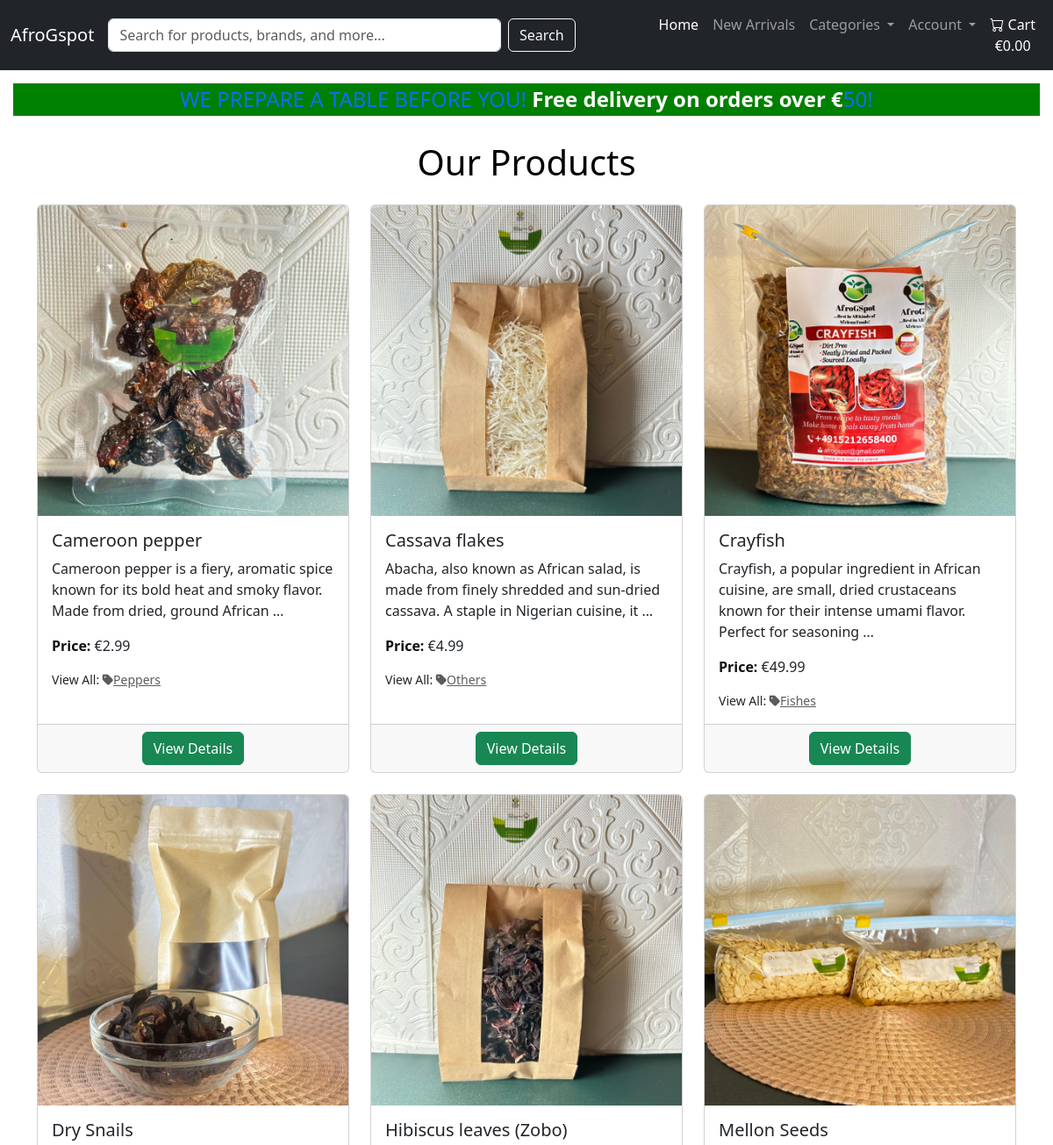
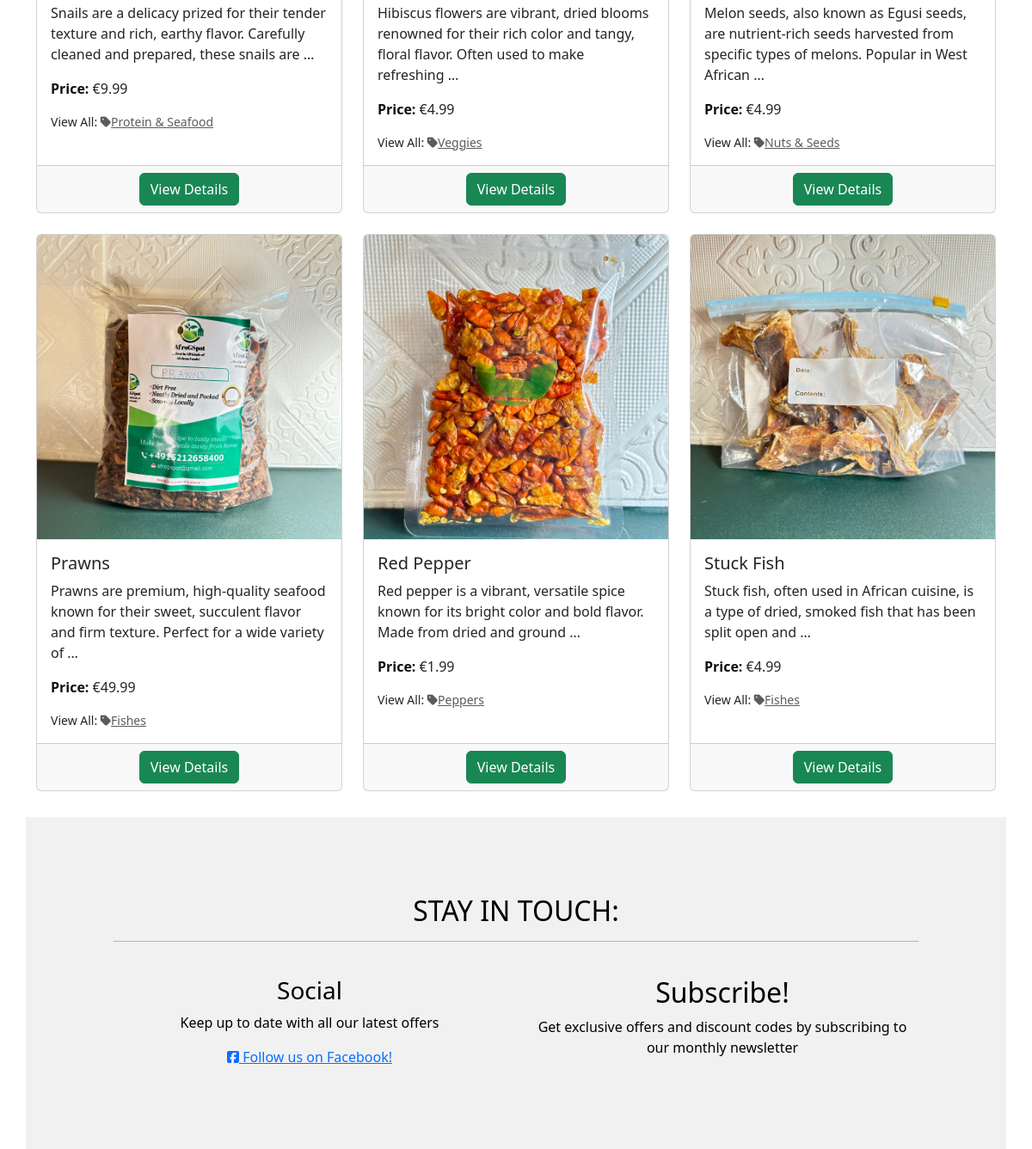
The page /product_catalog/ on the database its author committed (2 pictures, top to bottom).
### product_catalog/models.py (models this page shows, shortened)
class Product(models.Model):
    name = models.CharField(max_length=255)
    sku = models.CharField(max_length=254, null=True, blank=True)
    category = models.ForeignKey(Category, null=True, blank=True, related_name='products', on_delete=models.SET_NULL)
    description = models.TextField()
    price = models.DecimalField(max_digits=10, decimal_places=2)
    discount_price = models.DecimalField(max_digits=10, decimal_places=2, null=True, blank=True)
    stock = models.IntegerField()
    image = models.ImageField(null=True, blank=True)
    rating = models.DecimalField(max_digits=6, decimal_places=2, null=True, blank=True)
    image_url = models.URLField(max_length=1024, null=True, blank=True)
    created_at = models.DateTimeField(auto_now_add=True)
    updated_at = models.DateTimeField(auto_now=True)
    is_active = models.BooleanField(default=True)
    is_vegan = models.BooleanField(default=False)
    is_gluten_free = models.BooleanField(default=False)
    expiration_date = models.DateField(null=True, blank=True)
    country = models.ForeignKey(Country, on_delete=models.CASCADE, default=1)

class Category(models.Model):
    class Meta:
        verbose_name_plural = 'Categories'
    name = models.CharField(max_length=250)
    friendly_name = models.CharField(max_length=250, null=True, blank=True)

### product_catalog/views.py (the view, shortened to what this page needs)
# urls.py: path('', views.product_list, name='product_list'),
def product_list(request):
    products = Product.objects.filter(is_active=True).order_by('name')
    category_name = request.GET.get('category')
    query = request.GET.get('q')
    if category_name and category_name.strip() != '':
        category = get_object_or_404(Category, name__iexact=category_name)
        products = products.filter(category=category)
    context = {
        'products': products,
        'query': query,
        'category_name': category_name,  # selected category name
        'categories': Category.objects.all(),  # To populate the category dropdown in the template
    }
    return render(request, 'product_catalog/product_list.html', context)

### product_catalog/templates/product_catalog/product_list.html
{% extends "base.html" %}
{% load static %}
{% block content %}
<div class="container my-4">
    <h1 class="text-center mb-4">Our Products</h1>
    <div class="row row-cols-1 row-cols-md-3 g-4">
        {% for product in products %}
        <div class="col">
            <div class="card h-100">
                <img src="{{ product.image.url }}" class="card-img-top" alt="{{ product.name }}">
                <div class="card-body">
                    <h5 class="card-title">{{ product.name }}</h5>
                    <p class="card-text">{{ product.description|truncatewords:20 }}</p>
                    <p class="card-text"><strong>Price:</strong> €{{ product.price }}</p>
                    {% if product.category %}
                    <p class="small mt-1 mb-0">View All:
                        <a class="text-muted" href="{% url 'product_list' %}?category={{ product.category.name }}">
                            <i class="fas fa-tag mr-1"></i>{{ product.category.friendly_name }}
                        </a>
                    </p>
                    {% endif %}
                </div>
                <div class="card-footer text-center">
                    <a href="{% url 'product_detail' product.id %}" class="btn btn-success">View Details</a>
                </div>
            </div>
        </div>
        {% endfor %}
    </div>
</div>
{% endblock %}

### templates/base.html (shortened to what this page needs)
{% load static %}
<!doctype html>
<html lang="en">
<head>
  {% block corecss %}
  <link href="https://cdn.jsdelivr.net/npm/bootstrap@5.3.3/dist/css/bootstrap.min.css" rel="stylesheet"
>
  <link rel="stylesheet" href="{% static 'css/base.css' %}">
  {% endblock %}
</head>
<body>
  <header class="header">
    <nav class="navbar navbar-expand-lg navbar-dark bg-dark">
      <div class="container-fluid">
        <a class="navbar-brand" href="{% url 'home' %}">AfroGspot</a>
        <div class="collapse navbar-collapse" id="navbarNav">
          <form class="d-flex me-auto w-50" method="GET" action="{% url 'product_list' %}">
            <input class="form-control me-2 w-100" type="text" name="q"
              placeholder="Search for products, brands, and more..." aria-label="Search">
            <button class="btn btn-outline-light" type="submit">Search</button>
          </form>
          <ul class="navbar-nav">
            <li class="nav-item">
              <a class="nav-link active" aria-current="page" href="{% url 'home' %}">Home</a>
            </li>
            <li class="nav-item">
              <a class="nav-link" href="#">New Arrivals</a>
            </li>
            <li class="nav-item dropdown">
              <a class="nav-link dropdown-toggle" href="#" id="navbarDropdown" role="button" data-bs-toggle="dropdown"
                aria-expanded="false">
                Categories
              </a>
            </li>
            <li class="nav-item dropdown">
              <a class="nav-link dropdown-toggle" href="#" id="navbarDropdownAccount" role="button"
                data-bs-toggle="dropdown" aria-expanded="false">
                Account
              </a>
            </li>
            <li class="nav-item">
              <a class="{% if grand_total %}text-primary font-weight-bold{% else %}text-white{% endif %} nav-link"
                href="{% url 'cart_detail' %}">
                <div class="text-center">
                  <i class="bi bi-cart"></i> Cart
                  <p class="my-0">
                    {% if grand_total %}
                    €{{ grand_total|floatformat:2 }}
                    {% else %}
                    €0.00
                    {% endif %}
                  </p>
                </div>
              </a>
            </li>
          </ul>
        </div>
      </div>
    </nav>
    <div id="delivery-banner" class="row text-center">
      <div class="col delivery-banner-child">
        <h4 class="my-1 text-primary"> WE PREPARE A TABLE BEFORE YOU! <strong class="text-white">Free delivery on orders over €</strong>{{ free_delivery_threshold }}!</h4>
      </div>
    </div>
    <link rel="stylesheet" href="https://cdn.jsdelivr.net/npm/bootstrap-icons@1.5.0/font/bootstrap-icons.css">
  </header>
  <main class="content">
    {% block content%}
    {% endblock content%}
  </main>
  <footer class="container-wrapper footer">
    <div class="container quotes-container content-container">
      <section class="footer">
        <div class="row">
          <div class="col-12 page-header mb-4">
            <h2 class="text-uppercase">Stay in touch:</h2>
            <hr class="block-divider block-divider--short">
          </div>
        </div>
        <div class="row">
          <div class="col-12 col-md-6">
            <h3>Social</h3>
            <p>Keep up to date with all our latest offers</p>
            <a href="#" target="_blank"><i class="fab fa-facebook-square"></i> Follow us on Facebook!</a>
          </div>
          <div class="col-12 col-md-6">
            <h2>Subscribe!</h2>
            <p>Get exclusive offers and discount codes by subscribing to our monthly newsletter</p>
          </div>
        </div>
      </section>
    </div>
  </footer>
</body>

### static/css/base.css (style rules this page uses)
html, body { margin: 0; padding: 0; height: 100%; color: black; }
#delivery-banner { padding: 5px; margin: 10px; }
.delivery-banner-child { background-color: green; }
.content { flex: 1; }
.footer { background-color: #f1f1f1; padding: 30px; margin: 30px; text-align: center; }
strong { color: rgb(19, 15, 15); }

### rows shown on the page
Product: image (picture), name "Cameroon pepper", description "Cameroon pepper is a fiery, aromatic spice known for its bold heat and smoky flavor. Made from dried, ground African …", price "2.99", category.friendly_name "Peppers"
Product: image (picture), name "Cassava flakes", description "Abacha, also known as African salad, is made from finely shredded and sun-dried cassava. A staple in Nigerian cuisine, it …", price "4.99", category.friendly_name "Others"
Product: image (picture), name "Crayfish", description "Crayfish, a popular ingredient in African cuisine, are small, dried crustaceans known for their intense umami flavor. Perfect for seasoning …", price "49.99", category.friendly_name "Fishes"
Product: image (picture), name "Dry Snails", description "Snails are a delicacy prized for their tender texture and rich, earthy flavor. Carefully cleaned and prepared, these snails are …", price "9.99", category.friendly_name "Protein & Seafood"
Product: image (picture), name "Hibiscus leaves (Zobo)", description "Hibiscus flowers are vibrant, dried blooms renowned for their rich color and tangy, floral flavor. Often used to make refreshing …", price "4.99", category.friendly_name "Veggies"
Product: image (picture), name "Mellon Seeds", description "Melon seeds, also known as Egusi seeds, are nutrient-rich seeds harvested from specific types of melons. Popular in West African …", price "4.99", category.friendly_name "Nuts & Seeds"
Product: image (picture), name "Prawns", description "Prawns are premium, high-quality seafood known for their sweet, succulent flavor and firm texture. Perfect for a wide variety of …", price "49.99", category.friendly_name "Fishes"
Product: image (picture), name "Red Pepper", description "Red pepper is a vibrant, versatile spice known for its bright color and bold flavor. Made from dried and ground …", price "1.99", category.friendly_name "Peppers"
Product: image (picture), name "Stuck Fish", description "Stuck fish, often used in African cuisine, is a type of dried, smoked fish that has been split open and …", price "4.99", category.friendly_name "Fishes"

### other values the page prints
{{ free_delivery_threshold }} "50"
